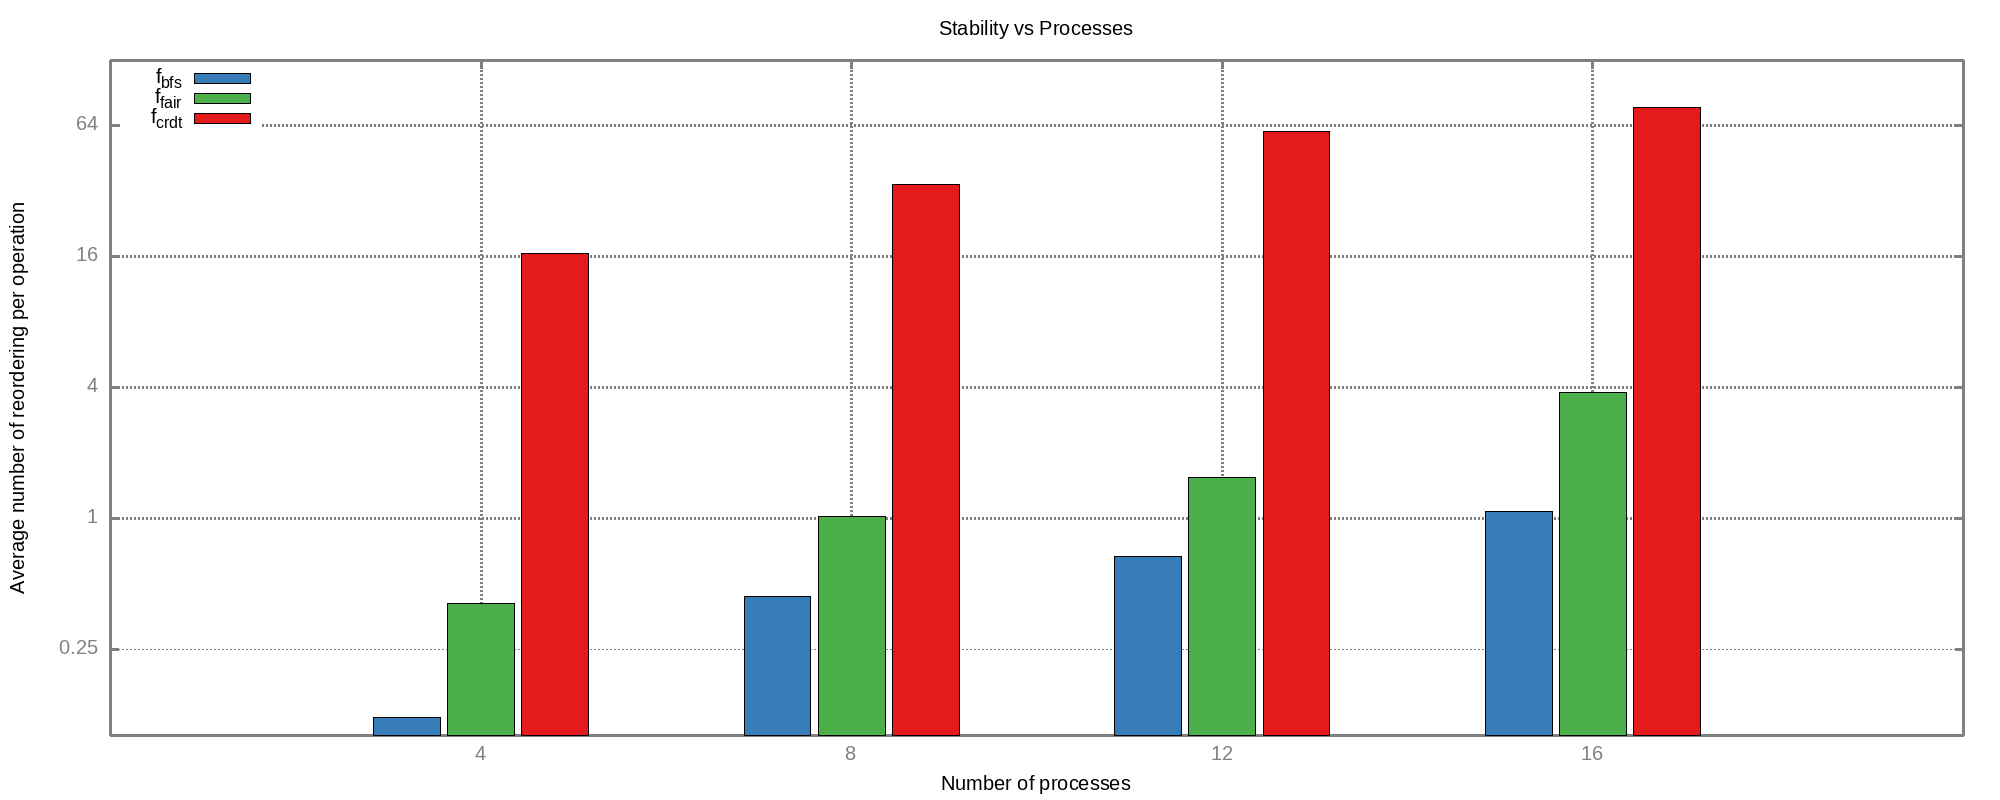

Write the gnuplot code that produced this figure.
set terminal png size 2000,800 font ',15'
set key left
set output 'stability_vs_processes.png'
set logscale y 2
set yrange [0:*]
set xlabel 'Number of processes'
set ylabel 'Average number of reordering per operation'
set style data histograms
set style histogram cluster
set style fill solid 1.0 border lt -1
set boxwidth 0.9
set title 'Stability vs Processes'

set style line 11 lc rgb '#808080' lt 1 lw 3
set border back ls 11

set style line 12 lc rgb '#808080' lt 0 lw 1
set grid back ls 12

plot 'stability_vs_processes.dat' using 2:xtic(1) title 'f_{bfs}' linecolor rgb "#377EB8",  \
    '' using 3:xtic(1) title 'f_{fair}' linecolor rgb "#4DAF4A", \
    '' using 4:xtic(1) title 'f_{crdt}' linecolor rgb "#E41A1C" 
